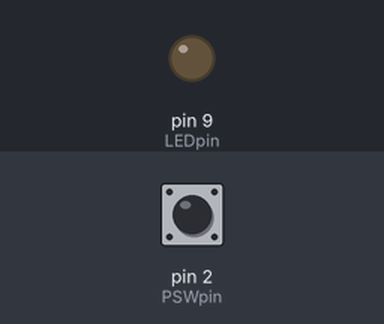
Bench run of a sketch on a simulated Arduino Uno, built with avr-gcc and run on an emulated ATmega328P. On the bench: output pins drawn as LEDs (lit = HIGH). Inputs (shaded band) come from the test bench; at power-on: pin 2 (PSWpin) HIGH.

Above: at 1.2 s.
1.3 s: pin 2 (PSWpin) pulled LOW for 0.15 s
At 1.6 s:
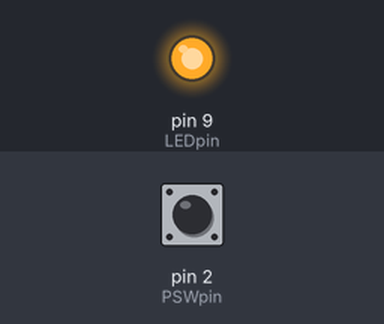
2.9 s: pin 2 (PSWpin) pulled LOW for 1 s
At 4.0 s:
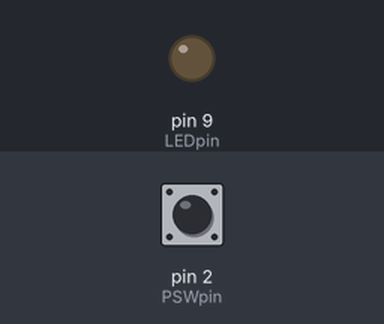
5.4 s: pin 2 (PSWpin) pulled LOW for 3.2 s
At 5.9 s:
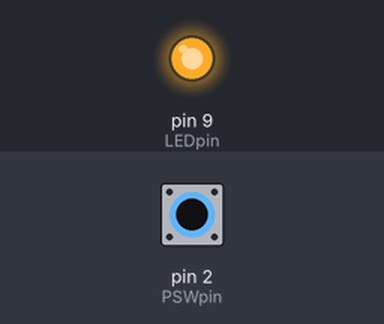
Timing chart, 0 to 8.4 s (numbered marks = the images above; inputs shaded):
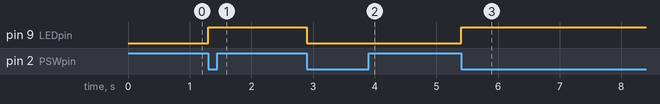

Measured:
- after the input at 1.3 s, pin 9 (LEDpin): LOW → HIGH at once
- after the input at 2.9 s, pin 9 (LEDpin): HIGH → LOW at once
- after the input at 5.4 s, pin 9 (LEDpin): LOW → HIGH at once

The sketch:

LED_ex01.ino
```cpp
#define LEDpin 9
#define PSWpin 2
int n = 0, PSW_old = HIGH;

void setup()
{
  pinMode(LEDpin, OUTPUT);
  pinMode(PSWpin, INPUT);
}

void loop()
{
  int PSW = digitalRead(PSWpin);
  if (PSW_old == HIGH && PSW == LOW)
    n += 1;
  if (n == 0)
    digitalWrite(LEDpin, LOW);
  else
    digitalWrite(LEDpin, HIGH);
  PSW_old = PSW;
  n %= 2;
}
```
